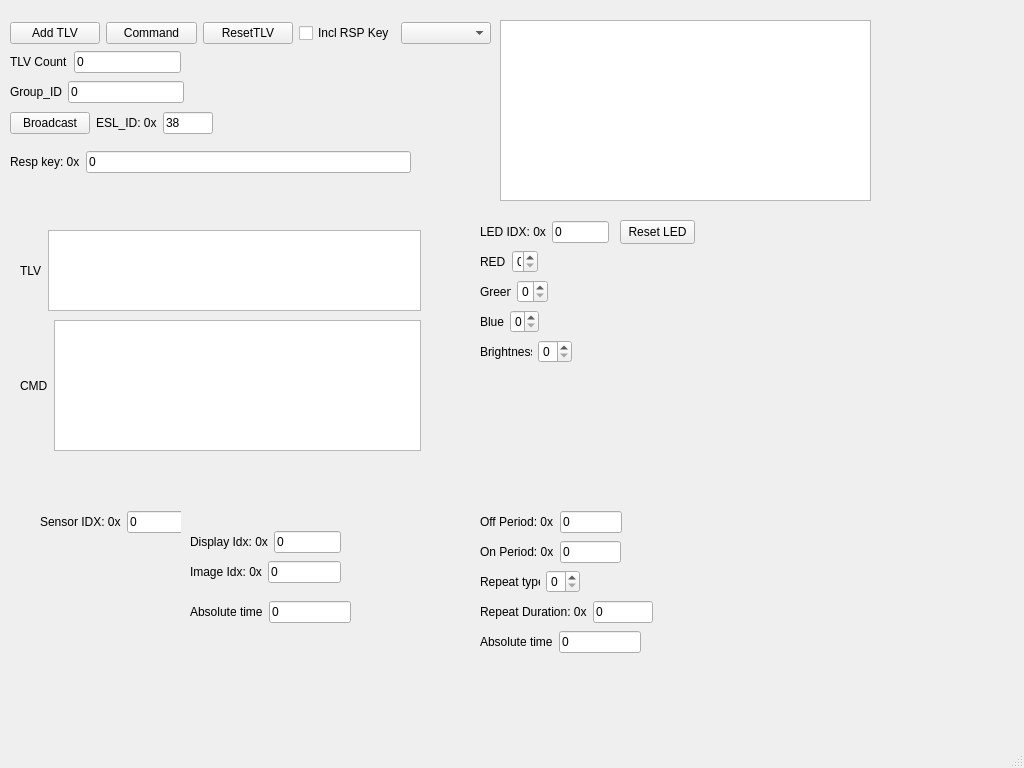
<?xml version="1.0" encoding="UTF-8"?>
<ui version="4.0">
 <class>MainWindow</class>
 <widget class="QMainWindow" name="MainWindow">
  <property name="geometry">
   <rect>
    <x>0</x>
    <y>0</y>
    <width>1024</width>
    <height>768</height>
   </rect>
  </property>
  <property name="windowTitle">
   <string>ESL AP TLV generator</string>
  </property>
  <widget class="QWidget" name="centralwidget">
   <widget class="QTextBrowser" name="txtDebug">
    <property name="geometry">
     <rect>
      <x>500</x>
      <y>20</y>
      <width>371</width>
      <height>181</height>
     </rect>
    </property>
   </widget>
   <widget class="QWidget" name="widgetLED" native="true">
    <property name="geometry">
     <rect>
      <x>480</x>
      <y>210</y>
      <width>391</width>
      <height>461</height>
     </rect>
    </property>
    <widget class="QWidget" name="layoutWidget">
     <property name="geometry">
      <rect>
       <x>0</x>
       <y>100</y>
       <width>59</width>
       <height>24</height>
      </rect>
     </property>
     <layout class="QHBoxLayout" name="horizontalLayout_18">
      <item>
       <widget class="QLabel" name="label_10">
        <property name="text">
         <string>Blue</string>
        </property>
       </widget>
      </item>
      <item>
       <widget class="QSpinBox" name="boxBlue">
        <property name="maximum">
         <number>3</number>
        </property>
       </widget>
      </item>
     </layout>
    </widget>
    <widget class="QWidget" name="layoutWidget_2">
     <property name="geometry">
      <rect>
       <x>0</x>
       <y>130</y>
       <width>92</width>
       <height>24</height>
      </rect>
     </property>
     <layout class="QHBoxLayout" name="horizontalLayout_7">
      <item>
       <widget class="QLabel" name="label_13">
        <property name="text">
         <string>Brightness</string>
        </property>
       </widget>
      </item>
      <item>
       <widget class="QSpinBox" name="boxBrightness">
        <property name="maximum">
         <number>3</number>
        </property>
       </widget>
      </item>
     </layout>
    </widget>
    <widget class="QWidget" name="layoutWidget_3">
     <property name="geometry">
      <rect>
       <x>0</x>
       <y>330</y>
       <width>141</width>
       <height>24</height>
      </rect>
     </property>
     <layout class="QHBoxLayout" name="horizontalLayout_8">
      <item>
       <widget class="QLabel" name="label_15">
        <property name="text">
         <string>On Period: 0x</string>
        </property>
       </widget>
      </item>
      <item>
       <widget class="QLineEdit" name="txtOnperiod">
        <property name="inputMask">
         <string>HH</string>
        </property>
        <property name="text">
         <string>0</string>
        </property>
        <property name="maxLength">
         <number>2</number>
        </property>
       </widget>
      </item>
     </layout>
    </widget>
    <widget class="QWidget" name="layoutWidget_5">
     <property name="geometry">
      <rect>
       <x>0</x>
       <y>390</y>
       <width>173</width>
       <height>24</height>
      </rect>
     </property>
     <layout class="QHBoxLayout" name="horizontalLayout_19">
      <item>
       <widget class="QLabel" name="label_16">
        <property name="text">
         <string>Repeat Duration: 0x</string>
        </property>
       </widget>
      </item>
      <item>
       <widget class="QLineEdit" name="txtRepeat_Duration">
        <property name="inputMask">
         <string>HHHH</string>
        </property>
        <property name="text">
         <string>0</string>
        </property>
        <property name="maxLength">
         <number>4</number>
        </property>
       </widget>
      </item>
     </layout>
    </widget>
    <widget class="QWidget" name="layoutWidget_4">
     <property name="geometry">
      <rect>
       <x>0</x>
       <y>300</y>
       <width>142</width>
       <height>24</height>
      </rect>
     </property>
     <layout class="QHBoxLayout" name="horizontalLayout_20">
      <item>
       <widget class="QLabel" name="label_17">
        <property name="text">
         <string>Off Period: 0x</string>
        </property>
       </widget>
      </item>
      <item>
       <widget class="QLineEdit" name="txtOffperiod">
        <property name="inputMask">
         <string>HH</string>
        </property>
        <property name="text">
         <string>0</string>
        </property>
        <property name="maxLength">
         <number>2</number>
        </property>
       </widget>
      </item>
     </layout>
    </widget>
    <widget class="QWidget" name="layoutWidget_6">
     <property name="geometry">
      <rect>
       <x>0</x>
       <y>40</y>
       <width>58</width>
       <height>24</height>
      </rect>
     </property>
     <layout class="QHBoxLayout" name="horizontalLayout_21">
      <item>
       <widget class="QLabel" name="label_2">
        <property name="text">
         <string>RED</string>
        </property>
       </widget>
      </item>
      <item>
       <widget class="QSpinBox" name="boxRed">
        <property name="maximum">
         <number>3</number>
        </property>
       </widget>
      </item>
     </layout>
    </widget>
    <widget class="QWidget" name="layoutWidget_7">
     <property name="geometry">
      <rect>
       <x>0</x>
       <y>10</y>
       <width>129</width>
       <height>24</height>
      </rect>
     </property>
     <layout class="QHBoxLayout" name="horizontalLayout_22">
      <item>
       <widget class="QLabel" name="label">
        <property name="text">
         <string>LED IDX: 0x</string>
        </property>
       </widget>
      </item>
      <item>
       <widget class="QLineEdit" name="txtLEDIdx">
        <property name="inputMask">
         <string>HH</string>
        </property>
        <property name="text">
         <string>0</string>
        </property>
        <property name="maxLength">
         <number>2</number>
        </property>
       </widget>
      </item>
     </layout>
    </widget>
    <widget class="QWidget" name="layoutWidget_8">
     <property name="geometry">
      <rect>
       <x>0</x>
       <y>70</y>
       <width>68</width>
       <height>24</height>
      </rect>
     </property>
     <layout class="QHBoxLayout" name="horizontalLayout_23">
      <item>
       <widget class="QLabel" name="label_18">
        <property name="text">
         <string>Green</string>
        </property>
       </widget>
      </item>
      <item>
       <widget class="QSpinBox" name="boxGreen">
        <property name="maximum">
         <number>3</number>
        </property>
       </widget>
      </item>
     </layout>
    </widget>
    <widget class="QWidget" name="layoutWidget_9">
     <property name="geometry">
      <rect>
       <x>0</x>
       <y>360</y>
       <width>100</width>
       <height>24</height>
      </rect>
     </property>
     <layout class="QHBoxLayout" name="horizontalLayout_24">
      <item>
       <widget class="QLabel" name="label_19">
        <property name="text">
         <string>Repeat type</string>
        </property>
       </widget>
      </item>
      <item>
       <widget class="QSpinBox" name="boxRepeat_type">
        <property name="maximum">
         <number>1</number>
        </property>
       </widget>
      </item>
     </layout>
    </widget>
    <widget class="QWidget" name="layoutWidget">
     <property name="geometry">
      <rect>
       <x>0</x>
       <y>420</y>
       <width>161</width>
       <height>24</height>
      </rect>
     </property>
     <layout class="QHBoxLayout" name="horizontalLayout_25">
      <item>
       <widget class="QLabel" name="lblABSTime">
        <property name="text">
         <string>Absolute time</string>
        </property>
       </widget>
      </item>
      <item>
       <widget class="QLineEdit" name="txtABSTime">
        <property name="text">
         <string>0</string>
        </property>
       </widget>
      </item>
     </layout>
    </widget>
    <widget class="QPushButton" name="btnReset_LED">
     <property name="geometry">
      <rect>
       <x>140</x>
       <y>10</y>
       <width>75</width>
       <height>24</height>
      </rect>
     </property>
     <property name="text">
      <string>Reset LED</string>
     </property>
    </widget>
   </widget>
   <widget class="QWidget" name="widgetSensor" native="true">
    <property name="geometry">
     <rect>
      <x>40</x>
      <y>500</y>
      <width>141</width>
      <height>51</height>
     </rect>
    </property>
    <widget class="QWidget" name="layoutWidget_10">
     <property name="geometry">
      <rect>
       <x>0</x>
       <y>10</y>
       <width>144</width>
       <height>24</height>
      </rect>
     </property>
     <layout class="QHBoxLayout" name="horizontalLayout_26">
      <item>
       <widget class="QLabel" name="label_21">
        <property name="text">
         <string>Sensor IDX: 0x</string>
        </property>
       </widget>
      </item>
      <item>
       <widget class="QLineEdit" name="txtSensorIdx">
        <property name="inputMask">
         <string>HH</string>
        </property>
        <property name="text">
         <string>0</string>
        </property>
        <property name="maxLength">
         <number>2</number>
        </property>
       </widget>
      </item>
     </layout>
    </widget>
   </widget>
   <widget class="QWidget" name="layoutWidget">
    <property name="geometry">
     <rect>
      <x>10</x>
      <y>20</y>
      <width>481</width>
      <height>26</height>
     </rect>
    </property>
    <layout class="QHBoxLayout" name="horizontalLayout">
     <item>
      <widget class="QPushButton" name="btnAdd_TLV">
       <property name="text">
        <string>Add TLV</string>
       </property>
      </widget>
     </item>
     <item>
      <widget class="QPushButton" name="btnGen_Command">
       <property name="text">
        <string>Command</string>
       </property>
      </widget>
     </item>
     <item>
      <widget class="QPushButton" name="btnReset">
       <property name="text">
        <string>ResetTLV</string>
       </property>
      </widget>
     </item>
     <item>
      <widget class="QCheckBox" name="boxRSP_Key">
       <property name="text">
        <string>Incl RSP Key</string>
       </property>
      </widget>
     </item>
     <item>
      <widget class="QComboBox" name="comboCommand">
       <property name="currentIndex">
        <number>-1</number>
       </property>
      </widget>
     </item>
    </layout>
   </widget>
   <widget class="QWidget" name="layoutWidget">
    <property name="geometry">
     <rect>
      <x>10</x>
      <y>80</y>
      <width>174</width>
      <height>24</height>
     </rect>
    </property>
    <layout class="QHBoxLayout" name="horizontalLayout_3">
     <item>
      <widget class="QLabel" name="lblGroup_ID">
       <property name="text">
        <string>Group_ID</string>
       </property>
      </widget>
     </item>
     <item>
      <widget class="QLineEdit" name="txtGroup_ID">
       <property name="inputMask">
        <string>HH</string>
       </property>
       <property name="text">
        <string>0</string>
       </property>
       <property name="maxLength">
        <number>2</number>
       </property>
      </widget>
     </item>
    </layout>
   </widget>
   <widget class="QWidget" name="layoutWidget">
    <property name="geometry">
     <rect>
      <x>10</x>
      <y>150</y>
      <width>401</width>
      <height>24</height>
     </rect>
    </property>
    <layout class="QHBoxLayout" name="horizontalLayout_4">
     <item>
      <widget class="QLabel" name="lblRESP_KEY">
       <property name="text">
        <string>Resp key: 0x</string>
       </property>
      </widget>
     </item>
     <item>
      <widget class="QLineEdit" name="txtResp_key">
       <property name="inputMask">
        <string>HHHHHHHHHHHHHHHHHHHHHHHHHHHHHHHHHHHHHHHHHHHHHHHH</string>
       </property>
       <property name="text">
        <string>0</string>
       </property>
      </widget>
     </item>
    </layout>
   </widget>
   <widget class="QWidget" name="layoutWidget">
    <property name="geometry">
     <rect>
      <x>10</x>
      <y>50</y>
      <width>171</width>
      <height>24</height>
     </rect>
    </property>
    <layout class="QHBoxLayout" name="horizontalLayout_5">
     <item>
      <widget class="QLabel" name="lblTLV_Count">
       <property name="text">
        <string>TLV Count</string>
       </property>
      </widget>
     </item>
     <item>
      <widget class="QLineEdit" name="txtTLV_Count">
       <property name="text">
        <string>0</string>
       </property>
       <property name="readOnly">
        <bool>true</bool>
       </property>
      </widget>
     </item>
    </layout>
   </widget>
   <widget class="QWidget" name="layoutWidget">
    <property name="geometry">
     <rect>
      <x>20</x>
      <y>230</y>
      <width>401</width>
      <height>81</height>
     </rect>
    </property>
    <layout class="QHBoxLayout" name="horizontalLayout_6">
     <item>
      <widget class="QLabel" name="lblTLV">
       <property name="text">
        <string>TLV</string>
       </property>
      </widget>
     </item>
     <item>
      <widget class="QTextEdit" name="txtTLV"/>
     </item>
    </layout>
   </widget>
   <widget class="QWidget" name="widgetDisplay" native="true">
    <property name="geometry">
     <rect>
      <x>190</x>
      <y>520</y>
      <width>281</width>
      <height>121</height>
     </rect>
    </property>
    <widget class="QWidget" name="layoutWidget_11">
     <property name="geometry">
      <rect>
       <x>0</x>
       <y>80</y>
       <width>161</width>
       <height>24</height>
      </rect>
     </property>
     <layout class="QHBoxLayout" name="horizontalLayout_27">
      <item>
       <widget class="QLabel" name="lblDispABSTime">
        <property name="text">
         <string>Absolute time</string>
        </property>
       </widget>
      </item>
      <item>
       <widget class="QLineEdit" name="txtDispABSTime">
        <property name="text">
         <string>0</string>
        </property>
       </widget>
      </item>
     </layout>
    </widget>
    <widget class="QWidget" name="layoutWidget_12">
     <property name="geometry">
      <rect>
       <x>0</x>
       <y>10</y>
       <width>151</width>
       <height>24</height>
      </rect>
     </property>
     <layout class="QHBoxLayout" name="horizontalLayout_28">
      <item>
       <widget class="QLabel" name="lblDispIdx">
        <property name="text">
         <string>Display Idx: 0x</string>
        </property>
       </widget>
      </item>
      <item>
       <widget class="QLineEdit" name="txtDispidx">
        <property name="inputMask">
         <string>99</string>
        </property>
        <property name="text">
         <string>0</string>
        </property>
       </widget>
      </item>
     </layout>
    </widget>
    <widget class="QWidget" name="layoutWidget_13">
     <property name="geometry">
      <rect>
       <x>0</x>
       <y>40</y>
       <width>151</width>
       <height>24</height>
      </rect>
     </property>
     <layout class="QHBoxLayout" name="horizontalLayout_30">
      <item>
       <widget class="QLabel" name="lblImgidx">
        <property name="text">
         <string>Image Idx: 0x</string>
        </property>
       </widget>
      </item>
      <item>
       <widget class="QLineEdit" name="txtImgidx">
        <property name="inputMask">
         <string>999</string>
        </property>
        <property name="text">
         <string>0</string>
        </property>
       </widget>
      </item>
     </layout>
    </widget>
   </widget>
   <widget class="QWidget" name="layoutWidget">
    <property name="geometry">
     <rect>
      <x>10</x>
      <y>110</y>
      <width>203</width>
      <height>26</height>
     </rect>
    </property>
    <layout class="QHBoxLayout" name="horizontalLayout_2">
     <item>
      <widget class="QPushButton" name="btnBroadcast">
       <property name="text">
        <string>Broadcast</string>
       </property>
      </widget>
     </item>
     <item>
      <widget class="QLabel" name="lblESL_ID">
       <property name="text">
        <string>ESL_ID: 0x</string>
       </property>
      </widget>
     </item>
     <item>
      <widget class="QLineEdit" name="txtESL_ID">
       <property name="inputMask">
        <string>HH</string>
       </property>
       <property name="text">
        <string>38</string>
       </property>
       <property name="maxLength">
        <number>2</number>
       </property>
      </widget>
     </item>
    </layout>
   </widget>
   <widget class="QWidget" name="layoutWidget_14">
    <property name="geometry">
     <rect>
      <x>20</x>
      <y>320</y>
      <width>401</width>
      <height>131</height>
     </rect>
    </property>
    <layout class="QHBoxLayout" name="horizontalLayout_9">
     <item>
      <widget class="QLabel" name="lblCmd">
       <property name="text">
        <string>CMD</string>
       </property>
      </widget>
     </item>
     <item>
      <widget class="QTextEdit" name="txtCmd"/>
     </item>
    </layout>
   </widget>
  </widget>
  <widget class="QMenuBar" name="menubar">
   <property name="geometry">
    <rect>
     <x>0</x>
     <y>0</y>
     <width>1024</width>
     <height>22</height>
    </rect>
   </property>
  </widget>
  <widget class="QStatusBar" name="statusbar"/>
 </widget>
 <resources/>
 <connections/>
</ui>
